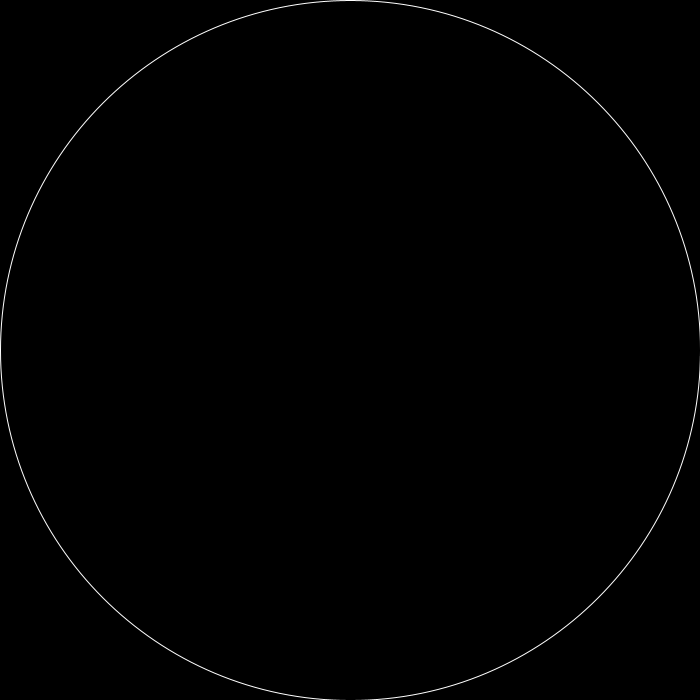
Frame 1 (no input)
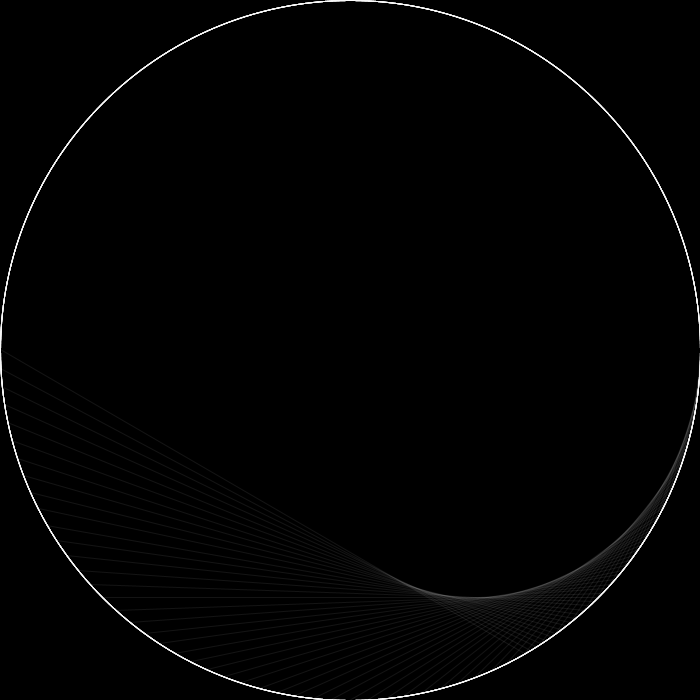
Frame 60 (the mouse pressed at the canvas centre just before this capture)
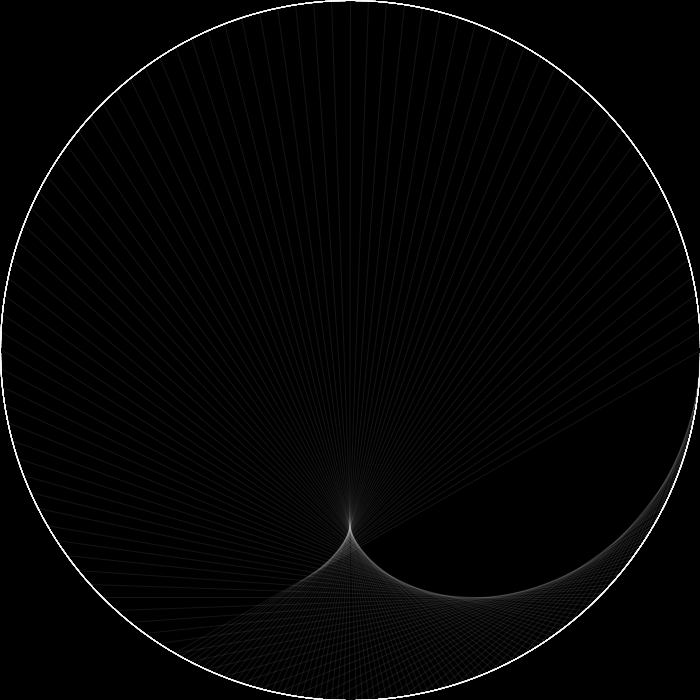
Frame 120 (the mouse held since frame 60 and released just before this capture)

The Processing sketch that drew these frames (run headless with seeded random() and noise(); from frame 60 on, the mouse is pressed at the canvas centre):

// Processing sketch: sketch_cercles2
// ── sketch_cercles2.pde
float taille=700;

void setup(){
  size(700,700);
  background(0);
  noFill();
  stroke(255);
  //strokeWeight(3);
  frameRate(100);
}

void draw(){
  translate(350,350);
  ellipse(0,0,taille,taille);
  
  stroke(255,255,255,20);
  line(cos(radians(frameCount))*taille/2,sin(radians(frameCount))*taille/2,cos(radians(frameCount*3))*taille/2,sin(radians(frameCount*3))*taille/2);
}
